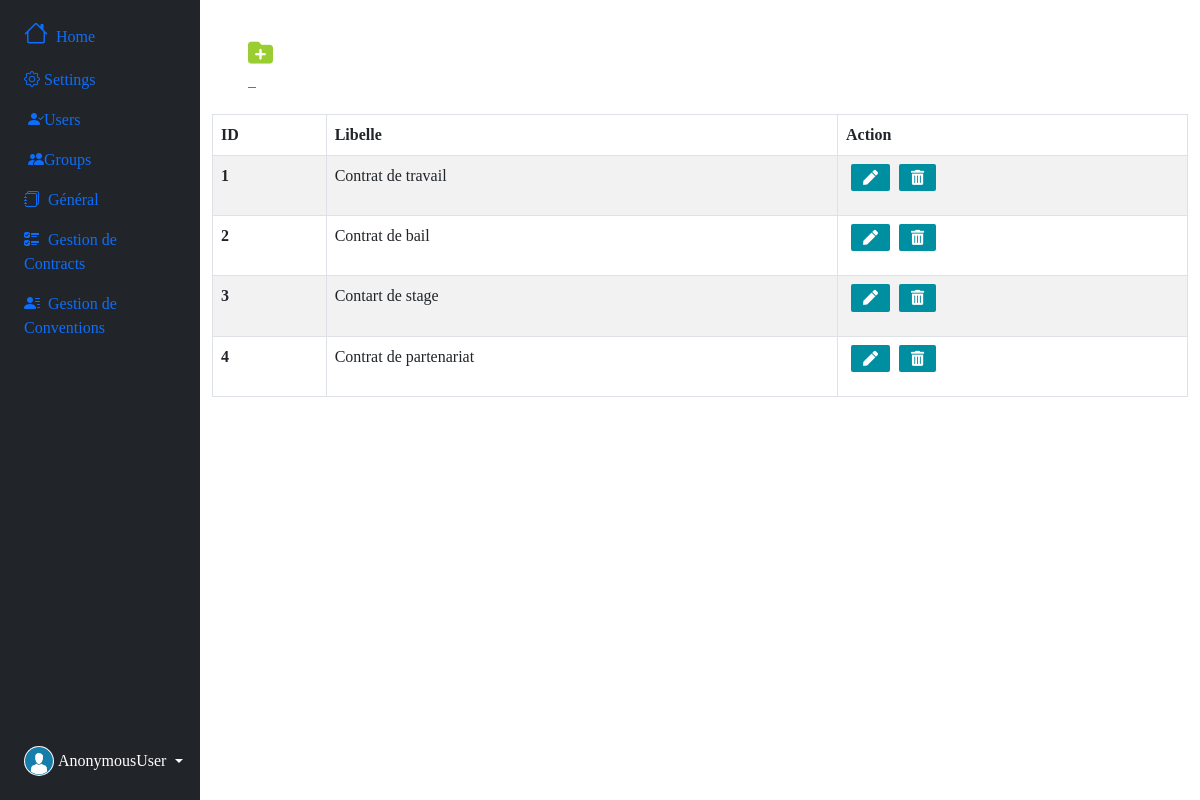
The page /gestioncontrat/type on the database its author committed.
### gestioncontrat/models.py (models this page shows, shortened)
class Type(models.Model):
    libelle = models.CharField(max_length=70, null=True, blank=True)

### gestioncontrat/views.py (the view)
# urls.py: path('gestioncontrat/type', views.type, name="type"),
def type(request):
    types = Type.objects.all()
    context={"types":types}
    return render(request, 'gestioncontrat/type.html', context)

### gestioncontrat/templates/gestioncontrat/type.html (shortened to what this page needs)
{% extends 'index.html' %}
{% load bootstrap_icons %}
{% block btn %}
					<a href="{% url 'add_type' %}" class="btn-outline-secondary"style="width: 50px; height: 50px; margin-right: 30px;" title="Add Type">
						<i style="color: yellowgreen; font-size: 25px; " class="fa-sharp fa-solid fa-folder-plus"></i> &nbsp;&nbsp;
					</a>
{% endblock btn %}
{% block main%}
<table table id="example" class="table table-striped table-bordered" style="width:100%">
  <thead>
    <tr>
      <th scope="col">ID</th>
      <th scope="col">Libelle</th>
      <th scope="col">Action</th>
    </tr>
  </thead>
  <tbody>
    {% for type in types %}
    <tr>
      <th scope="row">{{type.id}}</th>
      <td>{{type.libelle}}</td>
      <td>
        <a href="{% url 'edit_type' type.id %}" class="btn btn-success text-center" title="Edit Type">
            <i style="font-size: 15px;" class="fas fa-pen"></i>
        </a>
        <a class="btn btn-secondary text-center" title="Delete Type" data-bs-toggle="modal" data-bs-target="#deleteModal{{type.id}}">
            <i style="font-size: 15px;" class="fas fa-trash-alt"></i>
        </a>
    </td>
    </tr>
    {% endfor %}
  </tbody>
</table>
  {% endblock main%}

### contrat/static/css/index.css (style rules this page uses)
* { padding: 0; margin: 0; box-sizing: border-box; list-style-type: none; text-decoration: none; font-family: "verdana"; }
.btn { background-color: #008ea1; border-radius: 2px; color: #fff; font-size: .3rem; border: none; cursor: pointer; margin-bottom: 1rem; margin-left: 5px; }

### rows shown on the page
Type: id "1", libelle "Contrat de travail"
Type: id "2", libelle "Contrat de bail"
Type: id "3", libelle "Contart de stage"
Type: id "4", libelle "Contrat de partenariat"

### other values the page prints
{{ request.user }} "AnonymousUser"
